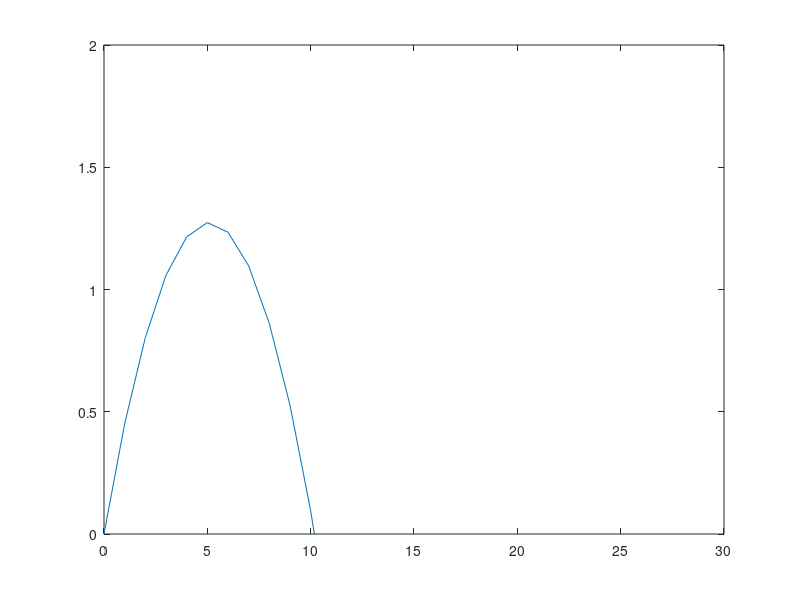

Here is the MATLAB script that generated this plot:
clear
clc
close all

theta = 0:0.001:2*pi;
r = 1;
x = r*cos(theta);
y = r*sin(theta);

plot(x,y)

close all

t = 0:0.1:3;
x0 = 0;
y0 = 0;
v0x = 10;
v0y = 5;
x = x0 + v0x*t;
y = y0 + v0y*t - ( 1/2)*9.81*t.^2;

plot(x,y)

ylim([0 2])
